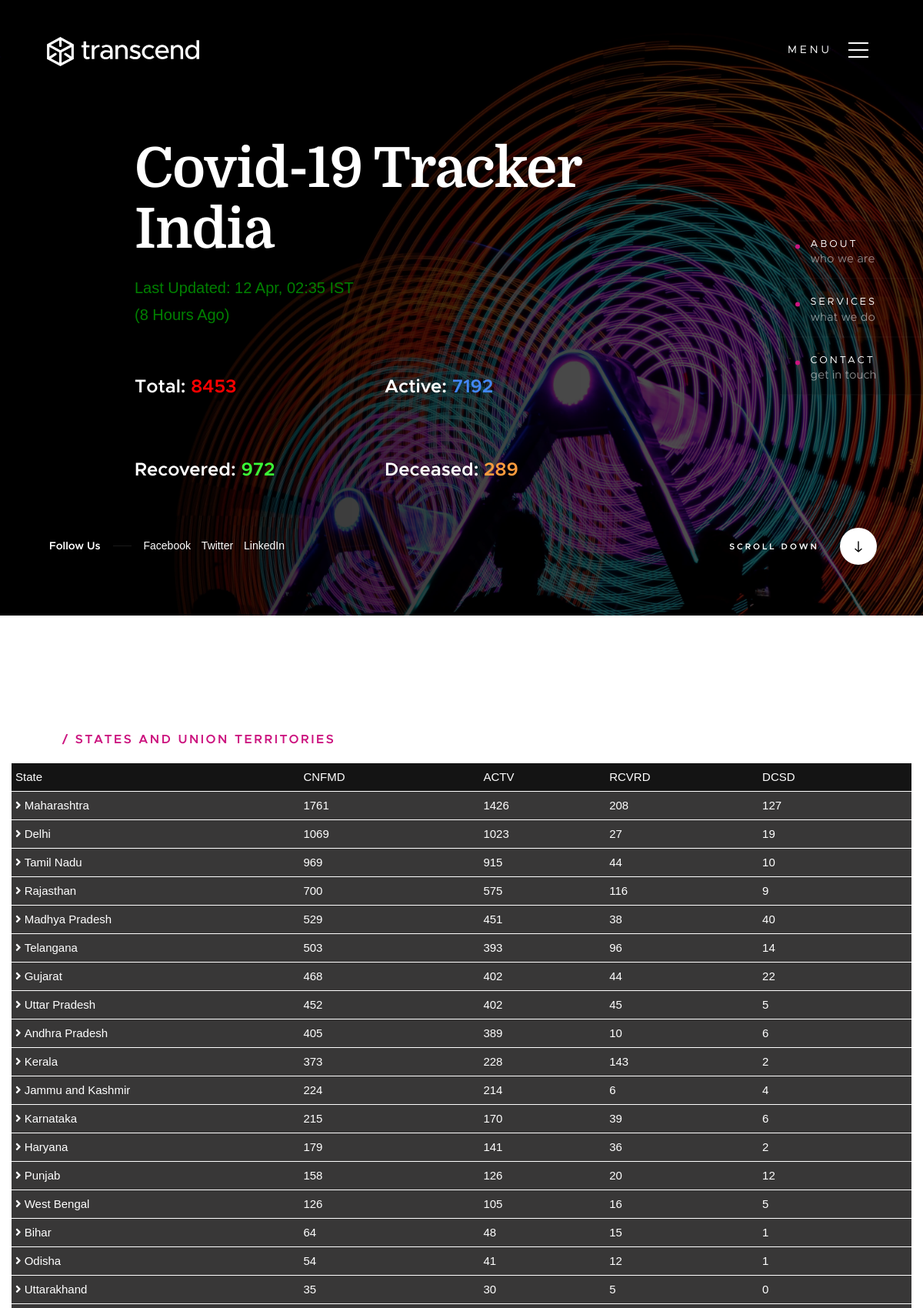
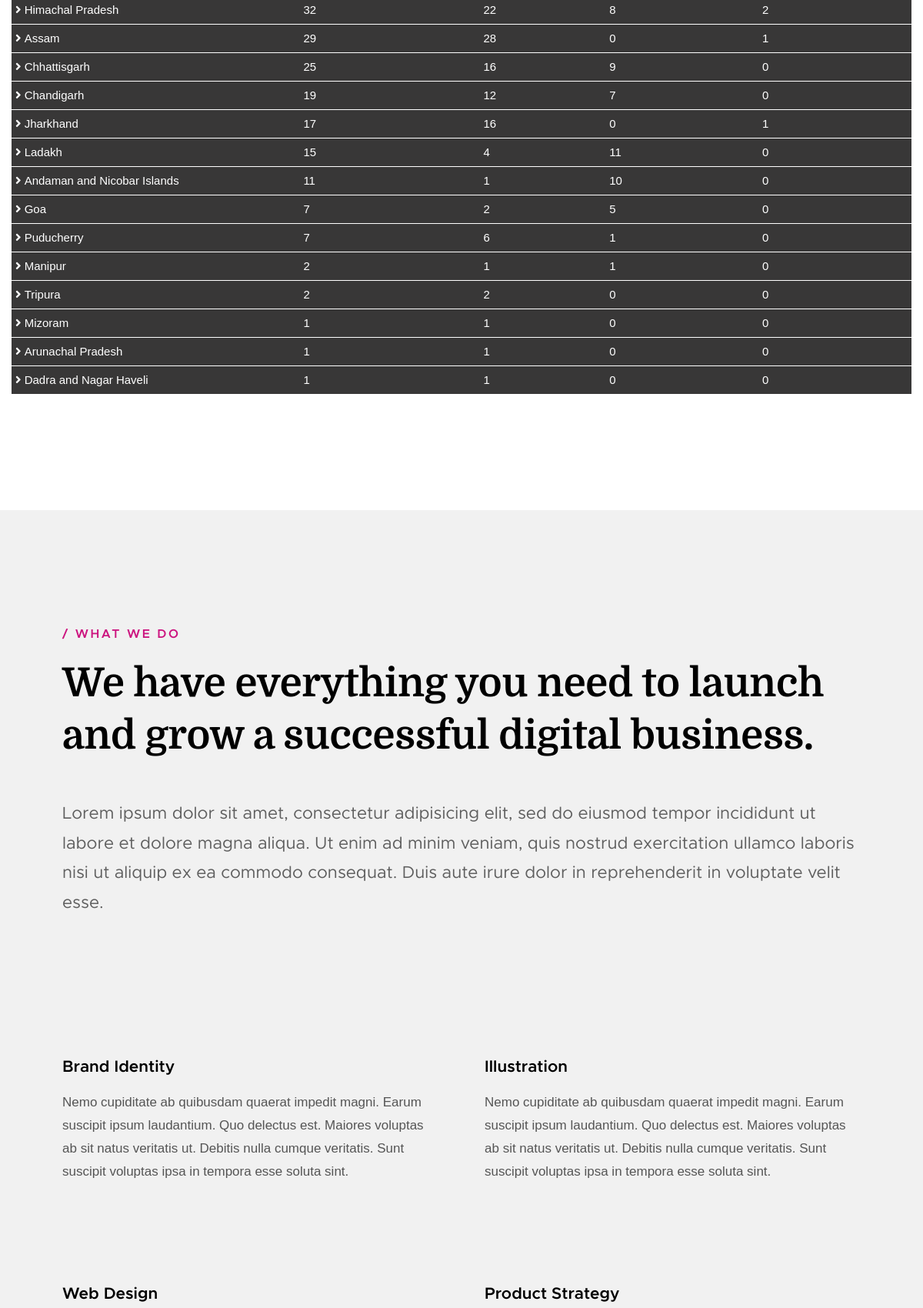
The page / (upper part) on the database its author committed (2 pictures, top to bottom).
### tables this page shows
CREATE TABLE IF NOT EXISTS `total` (
  `id` int(11) NOT NULL AUTO_INCREMENT,
  `total` int(11) NOT NULL,
  `active` int(11) NOT NULL,
  `recovered` int(11) NOT NULL,
  `deaths` int(11) NOT NULL,
  `itotal` int(11) NOT NULL,
  `irecovered` int(11) NOT NULL,
  `ideaths` int(11) NOT NULL,
  `last_update` datetime NOT NULL DEFAULT '2020-01-01 10:00:00',
  PRIMARY KEY (`id`)
);

CREATE TABLE IF NOT EXISTS `states` (
  `state` text NOT NULL,
  `confirmed` int(11) NOT NULL,
  `active` int(11) NOT NULL,
  `recovered` int(11) NOT NULL,
  `deaths` int(11) NOT NULL,
  `iconfirmed` int(11) NOT NULL,
  `irecovered` int(11) NOT NULL,
  `ideaths` int(11) NOT NULL,
  `last_update` datetime NOT NULL DEFAULT '2020-04-11 22:35:00',
  PRIMARY KEY (`state`(50))
);

### states.php (the view, shortened to what this page needs)
<!DOCTYPE html>
<html lang="en" dir="ltr">
  <head>
  </head>
  <body>
<div class="" style="overflow-x:scroll;">
  <div class="myrow">
    <div class="mycolumn">
      State
    </div>
    <div class="mycolumn">
      CNFMD
    </div>
    <div class="mycolumn">
      ACTV
    </div>
    <div class="mycolumn">
      RCVRD
    </div>
    <div class="mycolumn">
      DCSD
    </div>
  </div>
  <?php
    include 'db.php';
    $sql = "SELECT * from states ORDER BY confirmed DESC";
    $result = $conn->query($sql);
          if ($result->num_rows > 0) {
              while($row = $result->fetch_assoc()) {
                  $state = $row['state'];
                  $confirmed = $row['confirmed'];
                  if ($confirmed == 0) {
                    continue;
                  }
                  $active = $row['active'];
                  $recovered = $row['recovered'];
                  $deaths = $row['deaths'];
                  $iconfirmed = $row['iconfirmed'];
                  $irecovered = $row['irecovered'];
                  $ideath = $row['ideaths'];
   ?>
  <div class="myrow"  onclick="openTab('<?php echo str_replace(' ', '', $state); ?>');">
    <div class="mycolumn">
        <i class="fa fa-angle-right" id="<?php echo str_replace(' ', '', $state).'arrow'; ?>"></i>&nbsp;<?php echo $state; ?>
    </div>
    <div class="mycolumn">
      <?php echo $confirmed; ?><div><span style="color:red;"><?php if ($iconfirmed != 0) {echo "(+".$iconfirmed.")";}?></span></div>
    </div>
    <div class="mycolumn" >
      <?php echo $active; ?>
    </div>
    <div class="mycolumn" >
        <?php echo $recovered; ?><div><span style="color:#83FF48;"><?php if ($irecovered != 0) {echo "(+".$irecovered.")";}?></span></div>
    </div>
    <div class="mycolumn" >
        <?php echo $deaths; ?><div><span style="color: #A2B8B6;"><?php if ($ideath != 0) {echo "(+".$ideath.")";}?></span></div>
    </div>
  </div>
  <?php
      }
    }
   ?>
</div>
  </body>
</html>

### index.php (shortened to what this page needs)
<?php include 'db.php';?>
<?php
function date_diff_str($lu)
{
  $diff_total = strtotime(date('Y-m-d H:i:s')) - $lu;
  if(intdiv($diff_total,60)<60){
    $diff_str = intdiv($diff_total,60)." Minutes Ago";
  }elseif (intdiv($diff_total,3600)<24) {
    $diff_str = intdiv($diff_total,3600)." Hours Ago";
  }else{
    $diff_str = intdiv($diff_total,86400)." Days Ago";
  }
  return $diff_str;
}
$sql = "SELECT * FROM total where id=1";
$result = $conn->query($sql);
      if ($result->num_rows > 0) {
          while($row = $result->fetch_assoc()) {
              $total = $row['total'];
              $active = $row['active'];
              $recovered = $row['recovered'];
              $deaths = $row['deaths'];
              $last_update = $row['last_update'];
              $last_update = strtotime($last_update);
              $last_update_str = date("d M, H:i", $last_update);
          }
      }
      $diff_str = date_diff_str($last_update);
 ?>
<!DOCTYPE html>
<html class="no-js" lang="en">
<head>
    <link rel="stylesheet" href="css/base.css">
    <link rel="stylesheet" href="css/vendor.css">
    <link rel="stylesheet" href="css/main.css">
</head>
<body id="top">
    <header class="s-header">
        <div class="header-logo">
            <a class="site-logo" href="index.html">
                <img src="images/logo.svg" alt="Homepage">
            </a>
        </div>
        <a class="header-menu-toggle" href="#0">
            <span class="header-menu-icon"></span>
        </a>
    </header>
    <section id="home" class="s-home target-section" data-parallax="scroll" data-image-src="images/hero-bg.jpg" data-natural-width=3000 data-natural-height=2000 data-position-y=top>
        <div class="shadow-overlay"></div>
        <div class="home-content">
            <div class="row home-content__main">
                <h1 style="color:white;">
                  Covid-19 Tracker India
                </h1>
                <p style="font-size:20px;color:green;margin:0;">
                Last Updated:<br> <?php echo $last_update_str; ?> IST
                </p>
                <p style="font-size:20px;color:green;margin:0">
                  (<?php echo $diff_str; ?>)
                </p>
                <div class="rowmy">
                  <div class="colmy-6">
                    <h3 style="color:white;">Total: <br><span style="color:red;" class="counta"><?php echo $total; ?></h3>
                  </div>
                  <div class="colmy-6">
                    <h3 style="color:white;">Active:<br> <span style="color:#4287f5;" class="counta"><?php echo $active; ?></span></h3>
                  </div>
                </div>
                <div class="rowmy">
                  <div class="colmy-6">
                    <h3 style="color:white;">Recovered:<br> <span style="color:#3bff38;" class="counta"><?php echo $recovered; ?></span></h3>
                  </div>
                  <div class="colmy-6">
                    <h3 style="color:white;">Deceased:<br> <span style="color:#ff9b3d;" class="counta"><?php echo $deaths; ?></span></h3>
                  </div>
                </div>
        </div>
        <ul class="home-sidelinks">
            <li><a class="smoothscroll" href="#about">About<span>who we are</span></a></li>
            <li><a class="smoothscroll" href="#services">Services<span>what we do</span></a></li>
            <li><a  class="smoothscroll" href="#contact">Contact<span>get in touch</span></a></li>
        </ul>
        <ul class="home-social">
            <li class="home-social-title">Follow Us</li>
            <li><a href="#0">
                <span class="home-social-text">Facebook</span>
            </a></li>
            <li><a href="#0">
                <span class="home-social-text">Twitter</span>
            </a></li>
            <li><a href="#0">
                <span class="home-social-text">LinkedIn</span>
            </a></li>
        </ul>
        <a href="#about" class="home-scroll smoothscroll">
            <span class="home-scroll__text">Scroll Down</span>
            <span class="home-scroll__icon"></span>
        </a>
    </section>
    <section id='about' class="s-about">
        <div class="row section-header" data-aos="fade-up">
            <div class="col-full">
                <h3 class="subhead">States and Union Territories</h3>
            </div>
        </div>
        <div id="state-div"  data-aos="fade-up" style="overflow-y:scroll;">
            <div class="col-full">
                <?php
                 include 'states.php';
                  ?>
            </div>
        </div>
    </section>
    <section id='services' class="s-services light-gray">
        <div class="row section-header" data-aos="fade-up">
            <div class="col-full">
                <h3 class="subhead">What We Do</h3>
                <h1 class="display-1">We have everything you need to launch and grow a successful digital business.</h1>
            </div>
        </div>
        <div class="row" data-aos="fade-up">
            <div class="col-full">
                <p class="lead">
                Lorem ipsum dolor sit amet, consectetur adipisicing elit, sed do eiusmod tempor incididunt ut labore et dolore magna aliqua. Ut enim ad minim veniam, quis nostrud exercitation ullamco laboris nisi ut aliquip ex ea commodo consequat. Duis aute irure dolor in reprehenderit in voluptate velit esse.
                </p>
            </div>
        </div>
        <div class="row services-list block-1-3 block-m-1-2 block-tab-full">
            <div class="col-block service-item " data-aos="fade-up">
                <div class="service-icon service-icon--brand-identity">
                    <i class="icon-tv"></i>
                </div>
                <div class="service-text">
                    <h3 class="h4">Brand Identity</h3>
                    <p>Nemo cupiditate ab quibusdam quaerat impedit magni. Earum suscipit ipsum laudantium.
                    Quo delectus est. Maiores voluptas ab sit natus veritatis ut. Debitis nulla cumque veritatis.
                    Sunt suscipit voluptas ipsa in tempora esse soluta sint.
                    </p>
                </div>
            </div>
            <div class="col-block service-item" data-aos="fade-up">
                <div class="service-icon  service-icon--illustration">
                    <i class="icon-group"></i>
                </div>
                <div class="service-text">
                    <h3 class="h4">Illustration</h3>
                    <p>Nemo cupiditate ab quibusdam quaerat impedit magni. Earum suscipit ipsum laudantium.
                    Quo delectus est. Maiores voluptas ab sit natus veritatis ut. Debitis nulla cumque veritatis.
                    Sunt suscipit voluptas ipsa in tempora esse soluta sint.
                    </p>
                </div>
            </div>
            <div class="col-block service-item" data-aos="fade-up">
                <div class="service-icon  service-icon--web-design">
                    <i class="icon-earth"></i>
                </div>
                <div class="service-text">
                    <h3 class="h4">Web Design</h3>
                </div>
            </div>
            <div class="col-block service-item" data-aos="fade-up">
                <div class="service-icon service-icon--product-strategy">
                    <i class="icon-cube"></i>
                </div>
                <div class="service-text">
                    <h3 class="h4">Product Strategy</h3>
                </div>
            </div>
        </div>
    </section>
</body>
</html>

### css/base.css (style rules this page uses)
html { font-family: sans-serif; line-height: 1.15; -ms-text-size-adjust: 100%; -webkit-text-size-adjust: 100%; }
body { margin: 0; }
article, aside, footer, header, nav, section { display: block; }
h1 { font-size: 2em; margin: 0.67em 0; }
a { background-color: transparent; -webkit-text-decoration-skip: objects; }
img { border-style: none; }
html { font-size: 62.5%; box-sizing: border-box; }
*, *::before, *::after { box-sizing: inherit; }
body { font-weight: normal; line-height: 1; word-wrap: break-word; text-rendering: optimizeLegibility; -webkit-overflow-scrolling: touch; -webkit-text-size-adjust: none; }
body, input, button { -moz-osx-font-smoothing: grayscale; -webkit-font-smoothing: antialiased; }
img, video { max-width: 100%; height: auto; }
div, dl, dt, dd, ul, ol, li, h1, h2, h3, h4, h5, h6, pre, form, p, blockquote, th, td { margin: 0; padding: 0; }
h1, h2, h3, h4, h5, h6 { -webkit-font-smoothing: auto; -webkit-font-smoothing: antialiased; -webkit-font-variant-ligatures: common-ligatures; -moz-font-variant-ligatures: common-ligatures; font-variant-ligatures: common-ligatures; text-rendering: optimizeLegibility; }
em, i { font-style: italic; line-height: inherit; }
ol, ul { list-style: none; }
li { display: block; }
a { text-decoration: none; line-height: inherit; }
a img { border: none; }
.row { width: 89%; max-width: 1200px; margin: 0 auto; }
.row:after { content: ""; display: table; clear: both; }
[class*="col-"] { float: left; padding: 0 20px; }
.col-twelve, .col-full { width: 100%; }
@media only screen and (max-width: 1200px) { [class*="col-"] { padding: 0 15px; } }
[class*="block-"]:after { content: ""; display: table; clear: both; }
.block-1-3 .col-block { width: 33.33333%; }
.block-1-6 .col-block:nth-child(6n+1), .block-1-5 .col-block:nth-child(5n+1), .block-1-4 .col-block:nth-child(4n+1), .block-1-3 .col-block:nth-child(3n+1), .block-1-2 .col-block:nth-child(2n+1) { clear: both; }
@media only screen and (max-width: 1200px) { .block-m-1-2 .col-block { width: 50%; } }
@media only screen and (max-width: 1200px) { [class*="block-m-"] .col-block:nth-child(n) { clear: none; } }
@media only screen and (max-width: 1200px) { .block-m-1-6 .col-block:nth-child(6n+1), .block-m-1-5 .col-block:nth-child(5n+1), .block-m-1-4 .col-block:nth-child(4n+1), .block-m-1-3 .col-block:nth-child(3n+1), .block-m-1-2 .col-block:nth-child(2n+1) { clear: both; } }

### index.php (style rules this page uses)
.rowmy::after { content: ""; clear: both; display: table; }
[class*="colmy-"] { float: left; padding: 0px; }
.colmy-6 { width: 50%; }

### states.php (style rules this page uses)
* { box-sizing: border-box; }
body { margin: 0; font-family: Arial, Helvetica, sans-serif; }
.myrow { background-color: #383737; padding: 5px 0 5px 0; border-bottom: 1px solid white; }
.myrow:nth-child(1) { background-color: #141414; }
.mycolumn { float: left; width: 17%; padding: 5px; font-size: 15px; cursor: pointer; color: white; line-height: 16px; }
.mycolumn:nth-child(1) { width: 32%; }
.mycolumn:nth-child(2) { width: 20%; }
.mycolumn:nth-child(3) { width: 14%; }
.myrow:after { content: ""; display: table; clear: both; }

### rows shown on the page
total: last_update "12 Apr, 02:35", last_update "8 Hours Ago", total "8453", active "7192", recovered "972", deaths "289"
states: state "Maharashtra", confirmed "1761", active "1426", recovered "208", deaths "127"
states: state "Delhi", confirmed "1069", active "1023", recovered "27", deaths "19"
states: state "Tamil Nadu", confirmed "969", active "915", recovered "44", deaths "10"
states: state "Rajasthan", confirmed "700", active "575", recovered "116", deaths "9"
states: state "Madhya Pradesh", confirmed "529", active "451", recovered "38", deaths "40"
states: state "Telangana", confirmed "503", active "393", recovered "96", deaths "14"
states: state "Gujarat", confirmed "468", active "402", recovered "44", deaths "22"
states: state "Uttar Pradesh", confirmed "452", active "402", recovered "45", deaths "5"
states: state "Andhra Pradesh", confirmed "405", active "389", recovered "10", deaths "6"
states: state "Kerala", confirmed "373", active "228", recovered "143", deaths "2"
states: state "Jammu and Kashmir", confirmed "224", active "214", recovered "6", deaths "4"
states: state "Karnataka", confirmed "215", active "170", recovered "39", deaths "6"
states: state "Haryana", confirmed "179", active "141", recovered "36", deaths "2"
states: state "Punjab", confirmed "158", active "126", recovered "20", deaths "12"
states: state "West Bengal", confirmed "126", active "105", recovered "16", deaths "5"
states: state "Bihar", confirmed "64", active "48", recovered "15", deaths "1"
states: state "Odisha", confirmed "54", active "41", recovered "12", deaths "1"
states: state "Uttarakhand", confirmed "35", active "30", recovered "5", deaths "0"
states: state "Himachal Pradesh", confirmed "32", active "22", recovered "8", deaths "2"
states: state "Assam", confirmed "29", active "28", recovered "0", deaths "1"
states: state "Chhattisgarh", confirmed "25", active "16", recovered "9", deaths "0"
states: state "Chandigarh", confirmed "19", active "12", recovered "7", deaths "0"
states: state "Jharkhand", confirmed "17", active "16", recovered "0", deaths "1"
states: state "Ladakh", confirmed "15", active "4", recovered "11", deaths "0"
states: state "Andaman and Nicobar Islands", confirmed "11", active "1", recovered "10", deaths "0"
states: state "Goa", confirmed "7", active "2", recovered "5", deaths "0"
states: state "Puducherry", confirmed "7", active "6", recovered "1", deaths "0"
states: state "Manipur", confirmed "2", active "1", recovered "1", deaths "0"
states: state "Tripura", confirmed "2", active "2", recovered "0", deaths "0"
states: state "Mizoram", confirmed "1", active "1", recovered "0", deaths "0"
states: state "Arunachal Pradesh", confirmed "1", active "1", recovered "0", deaths "0"
states: state "Dadra and Nagar Haveli", confirmed "1", active "1", recovered "0", deaths "0"
